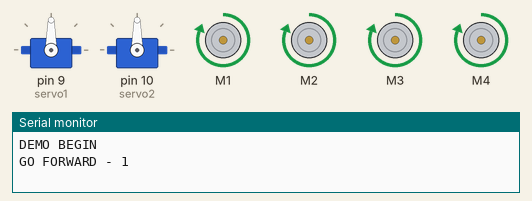
This sketch was run on a simulated Arduino Uno, built with avr-gcc and run on an emulated ATmega328P. Parts: 2 × servo, 4 × DC motor (green arrow = forward, orange = backward, longer = faster), the last lines printed to the serial monitor.

Above: at 0.05 s.
At 1.55 s:
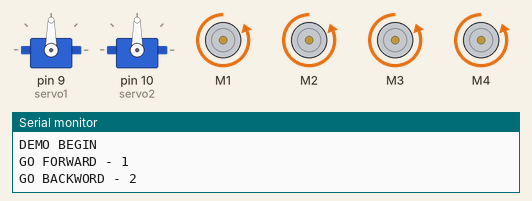
At 3.05 s:
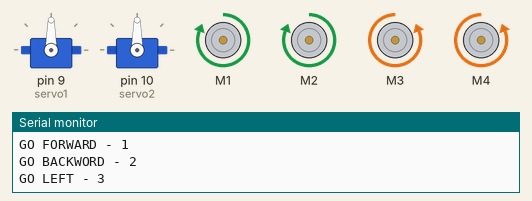
At 5.95 s:
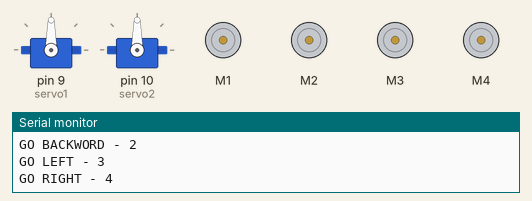
At 11.35 s:
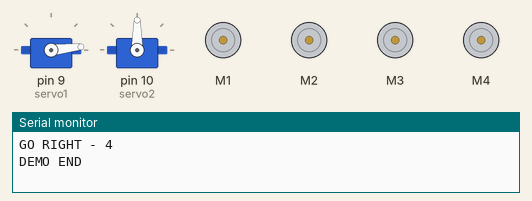
At 16.85 s:
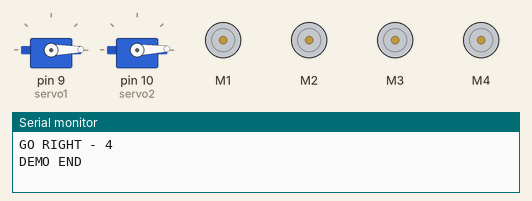
Timing chart, 0 to 21.9 s (numbered marks = the images above):
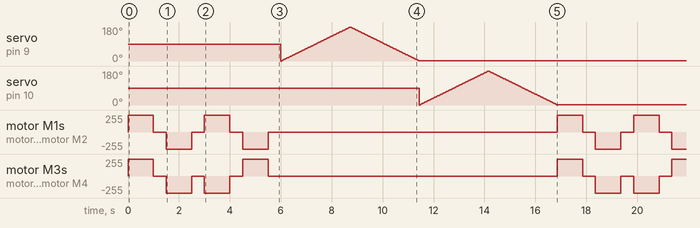

The sketch:

Servo_4WD.ino
```cpp
// 4WD movement
// Nikolay Dachev
// 2014

#include <AFMotor.h>
#include <Servo.h>

// Servo Motors
Servo servo1;
Servo servo2;

// DC Motors
AF_DCMotor motor1(1); // Front Left
AF_DCMotor motor2(2); // Back Left
AF_DCMotor motor3(3); // Front Right
AF_DCMotor motor4(4); // Back Right

// motor comand
char go[3] = {FORWARD, BACKWARD, RELEASE};

// servos init config
int servo1_pos = 0; // init servo 1 positison
int servo2_pos = 0; // init servo 2 positison

// easy control motor
// MT(motor number(1-4), motor speed, direction(go[0-2]))
int MT(int motor_number ,int speed, int direction){
  if (motor_number == 1) {
     motor1.setSpeed(speed);
     motor1.run(go[direction]);
  }
  if (motor_number == 2) {
     motor2.setSpeed(speed);
     motor2.run(go[direction]);
  }
  if (motor_number == 3) {
     motor3.setSpeed(speed);
     motor3.run(go[direction]);
  }
  if (motor_number == 4) {
     motor4.setSpeed(speed);
     motor4.run(go[direction]);
  }
}

// mangage all 4 motors
// speed motor speed
// direction: 1 - forward, 2 - backword, 3 - left, 4 - right, 5- full stop
// time - delay time
int go4wd(int speed, int direction, int time){
// var directions
int dr[] = {3, 3, 3, 3};

// forward
   if (direction == 1){
     dr[0] = 0;
     dr[1] = 0;
     dr[2] = 0;
     dr[3] = 0;
   }
// backword
   if (direction == 2){
     dr[0] = 1;
     dr[1] = 1;
     dr[2] = 1;
     dr[3] = 1;
   }
// left
      if (direction == 3){
     dr[0] = 0;
     dr[1] = 0;
     dr[2] = 1;
     dr[3] = 1;
   }
// right
   if (direction == 4){
     dr[0] = 1;
     dr[1] = 1;
     dr[2] = 0;
     dr[3] = 0;
   }
// full stop
   if (direction == 5){
     dr[0] = 2;
     dr[1] = 2;
     dr[2] = 2;
     dr[3] = 2;
   }
// go 4wd

      MT(1, speed, dr[0]);
      MT(2, speed, dr[1]);
      MT(3, speed, dr[2]);
      MT(4, speed, dr[3]);

     delay(time);
}

// demo all directions
int demo(){
   Serial.println("DEMO BEGIN");

   Serial.println("GO FORWARD - 1");
   go4wd(255, 1, 1000);
   go4wd(255, 5, 500);

   Serial.println("GO BACKWORD - 2");
   go4wd(255, 2, 1000);
   go4wd(255, 5, 500);

   Serial.println("GO LEFT - 3");
   go4wd(255, 3, 1000);
   go4wd(255, 5, 500);

   Serial.println("GO RIGHT - 4");
   go4wd(255, 4, 1000);
   go4wd(255, 5, 500);

   Serial.println("DEMO END");
   Serial.println(" ");

   // SERVO 1
   for(servo1_pos = 0; servo1_pos < 180; servo1_pos += 1)  // goes from 0 degrees to 180 degrees
   {                                  // in steps of 1 degree
     servo1.write(servo1_pos);              // tell servo to go to position in variable 'pos'
     delay(15);                       // waits 15ms for the servo to reach the position
  }
  for(servo1_pos = 180; servo1_pos>=1; servo1_pos-=1)     // goes from 180 degrees to 0 degrees
  {
     servo1.write(servo1_pos);              // tell servo to go to position in variable 'pos'
     delay(15);                       // waits 15ms for the servo to reach the position
  }

  // SERVO 2
  for(servo2_pos = 0; servo2_pos < 180; servo2_pos += 1)  // goes from 0 degrees to 180 degrees
  {                                  // in steps of 1 degree
     servo2.write(servo2_pos);              // tell servo to go to position in variable 'pos'
     delay(15);                       // waits 15ms for the servo to reach the position
  }
  for(servo2_pos = 180; servo2_pos>=1; servo2_pos-=1)     // goes from 180 degrees to 0 degrees
  {
     servo2.write(servo2_pos);              // tell servo to go to position in variable 'pos'
     delay(15);                       // waits 15ms for the servo to reach the position
  }
}

void setup() {
  Serial.begin(9600);  // set up Serial library at 9600 bps
  // conect servos to arduino pins
  servo1.attach(9);
  servo2.attach(10);

}

void loop() {

      demo();
}
```

Measured:
- by itself, motor M3, motor M4: repeats every 16.9 s: 2 × (stopped 0.50 s, backward 255/255 1.0 s), stopped 0.50 s, forward 255/255 1.0 s, stopped 11.4 s, forward 255/255 1.0 s
- by itself, motor M1, motor M2: repeats every 16.9 s: stopped 0.50 s, backward 255/255 1.0 s, stopped 0.50 s, forward 255/255 1.0 s, stopped 0.50 s, backward 255/255 1.0 s, stopped 11.4 s, forward 255/255 1.0 s
